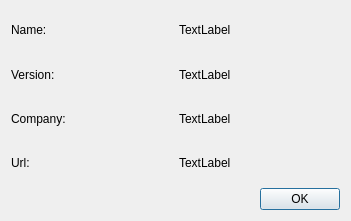
<?xml version="1.0" encoding="UTF-8"?>
<ui version="4.0">
 <class>AboutDialog</class>
 <widget class="QDialog" name="AboutDialog">
  <property name="geometry">
   <rect>
    <x>0</x>
    <y>0</y>
    <width>351</width>
    <height>221</height>
   </rect>
  </property>
  <property name="windowTitle">
   <string>Dialog</string>
  </property>
  <layout class="QVBoxLayout" name="verticalLayout">
   <item>
    <layout class="QGridLayout" name="gridLayout">
     <item row="0" column="0">
      <widget class="QLabel" name="label">
       <property name="text">
        <string>Name:</string>
       </property>
      </widget>
     </item>
     <item row="0" column="1">
      <widget class="QLabel" name="lblName">
       <property name="text">
        <string>TextLabel</string>
       </property>
      </widget>
     </item>
     <item row="1" column="0">
      <widget class="QLabel" name="label_2">
       <property name="text">
        <string>Version:</string>
       </property>
      </widget>
     </item>
     <item row="1" column="1">
      <widget class="QLabel" name="lblVersion">
       <property name="text">
        <string>TextLabel</string>
       </property>
      </widget>
     </item>
     <item row="2" column="0">
      <widget class="QLabel" name="label_3">
       <property name="text">
        <string>Company:</string>
       </property>
      </widget>
     </item>
     <item row="2" column="1">
      <widget class="QLabel" name="lblCompany">
       <property name="text">
        <string>TextLabel</string>
       </property>
      </widget>
     </item>
     <item row="3" column="0">
      <widget class="QLabel" name="label_4">
       <property name="text">
        <string>Url:</string>
       </property>
      </widget>
     </item>
     <item row="3" column="1">
      <widget class="QLabel" name="lblUrl">
       <property name="text">
        <string>TextLabel</string>
       </property>
      </widget>
     </item>
    </layout>
   </item>
   <item>
    <widget class="QDialogButtonBox" name="buttonBox">
     <property name="orientation">
      <enum>Qt::Horizontal</enum>
     </property>
     <property name="standardButtons">
      <set>QDialogButtonBox::Ok</set>
     </property>
    </widget>
   </item>
  </layout>
 </widget>
 <resources/>
 <connections>
  <connection>
   <sender>buttonBox</sender>
   <signal>accepted()</signal>
   <receiver>AboutDialog</receiver>
   <slot>accept()</slot>
   <hints>
    <hint type="sourcelabel">
     <x>248</x>
     <y>254</y>
    </hint>
    <hint type="destinationlabel">
     <x>157</x>
     <y>274</y>
    </hint>
   </hints>
  </connection>
  <connection>
   <sender>buttonBox</sender>
   <signal>rejected()</signal>
   <receiver>AboutDialog</receiver>
   <slot>reject()</slot>
   <hints>
    <hint type="sourcelabel">
     <x>316</x>
     <y>260</y>
    </hint>
    <hint type="destinationlabel">
     <x>286</x>
     <y>274</y>
    </hint>
   </hints>
  </connection>
 </connections>
</ui>
